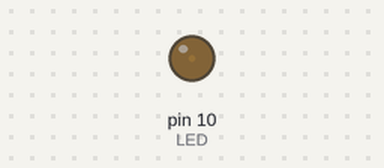
A sketch run on a simulated Arduino Uno, built with avr-gcc and run on an emulated ATmega328P. Shown: output pins drawn as LEDs (lit = HIGH).

Above: at 0.05 s.
At 1.15 s:
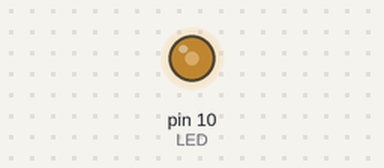
At 2.3 s:
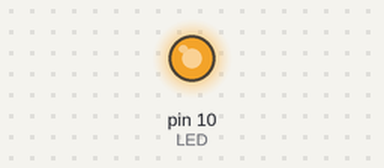
At 4.6 s:
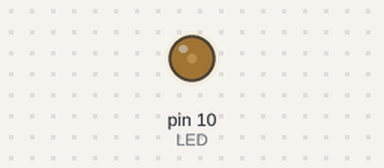
Timing chart, 0 to 6.7 s (numbered marks = the images above):
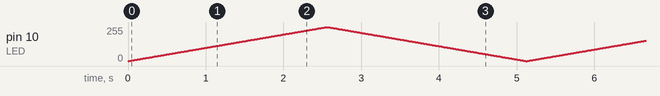

The sketch:

breath.ino
```cpp
const byte LED = 10;
void setup() {
}

void loop()
{
    for(int i = 0; i < 256; i += 1) {
        analogWrite(LED, i);
        delay(10);
    }
    for(int i = 255; i >= 0; i -= 1) {
        analogWrite(LED, i);
        delay(10);
    }
}
```
